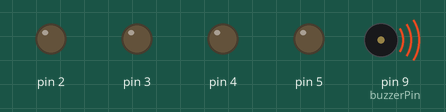
A sketch run on a simulated Arduino Uno, built with avr-gcc and run on an emulated ATmega328P. Shown: output pins drawn as LEDs (lit = HIGH), buzzer (waves = sounding).

Above: at 0.05 s.
At 0.17 s:
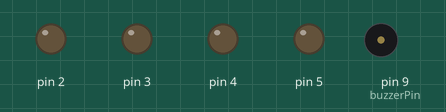
At 0.8 s:
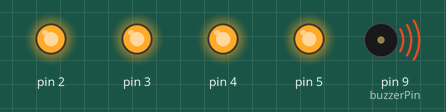
At 1.42 s:
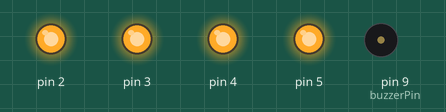
At 2.17 s:
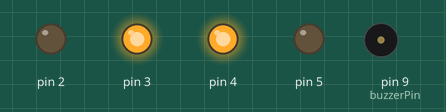
At 2.67 s:
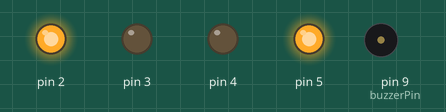
Timing chart, 0 to 3.0 s (numbered marks = the images above):
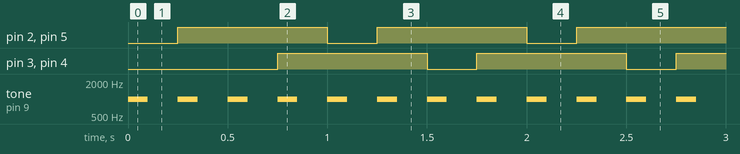

Measured:
- by itself, pin 2–5: alternates HIGH for 0.75 s and LOW for 0.25 s
- by itself, tone on pin 9 (buzzerPin): alternates 1000 Hz for 0.10 s and silent for 0.15 s

The sketch:

sketch_nov03c.ino
```cpp
int buzzerPin=9;

void setup() {
  // initialize digital pin LED_BUILTIN as an output.
  pinMode(2, OUTPUT);
  pinMode(3, OUTPUT);
  pinMode(4, OUTPUT);
  pinMode(5, OUTPUT);
  pinMode(buzzerPin, OUTPUT);
}

void loop() {


  digitalWrite(2, LOW);//digitalWrite(2, LOW/HIGH/0/1);
  digitalWrite(5, LOW);
  alarmClockBeep(buzzerPin);
  delay(200);
  digitalWrite(2, HIGH);
  digitalWrite(5, HIGH);
  alarmClockBeep(buzzerPin);
  delay(200);
  digitalWrite(3, LOW);
  digitalWrite(4, LOW);
  alarmClockBeep(buzzerPin);
  delay(200);
  digitalWrite(3, HIGH);
  digitalWrite(4, HIGH);
  alarmClockBeep(buzzerPin);
  delay(200);

}

void alarmClockBeep(int pin) {
  tone(pin, 1000, 100);//tone(pin, 頻率, 時間);
  delay(50);

  }
```
